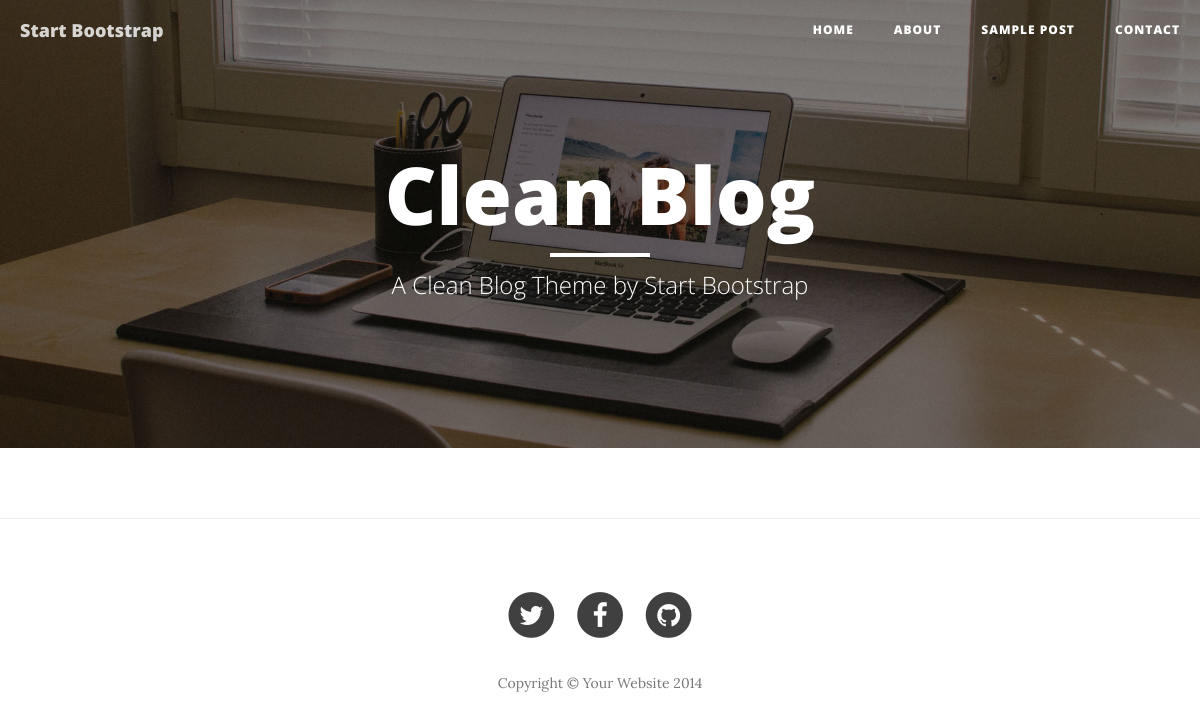
Before: / with the older database file.
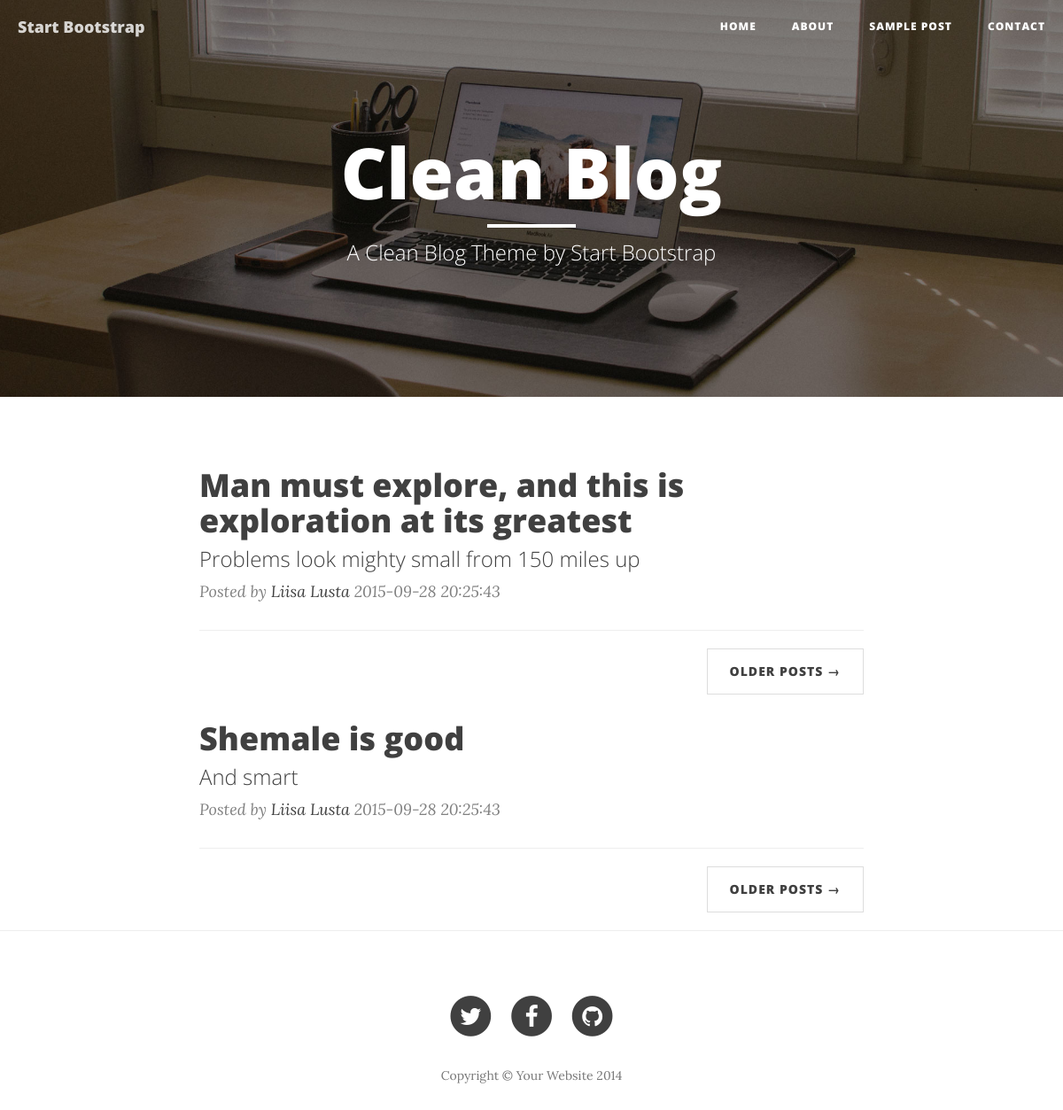
After: the same page with the newer database file.
### tables this page shows
CREATE TABLE IF NOT EXISTS `posts` (
  `post_id`     INT(10) UNSIGNED NOT NULL,
  `title`       VARCHAR(80)      NOT NULL,
  `description` VARCHAR(120)     NOT NULL,
  `author_id`   INT(10) UNSIGNED NOT NULL,
  `date`        DATETIME         NOT NULL DEFAULT CURRENT_TIMESTAMP,
  `content`     TEXT             NOT NULL
);

CREATE TABLE IF NOT EXISTS `authors` (
  `author_id` INT(10) UNSIGNED NOT NULL,
  `name`      VARCHAR(30)      NOT NULL
);

### index.php (the view, shortened to what this page needs)
<?php
require 'database.php';
$q = mysqli_query($db, "SELECT * FROM posts NATURAL JOIN authors");
$posts = Array();
while ($row = mysqli_fetch_assoc($q)) {
    $posts[] = $row;
}
?>
<!DOCTYPE html>
<html lang="en">
<head>
    <link href="css/bootstrap.min.css" rel="stylesheet">
    <link href="css/clean-blog.min.css" rel="stylesheet">
    <link href="http://maxcdn.bootstrapcdn.com/font-awesome/4.1.0/css/font-awesome.min.css" rel="stylesheet"
          type="text/css">
</head>
<body>
<nav class="navbar navbar-default navbar-custom navbar-fixed-top">
    <div class="container-fluid">
        <div class="navbar-header page-scroll">
            <a class="navbar-brand" href="index.html">Start Bootstrap</a>
        </div>
        <div class="collapse navbar-collapse" id="bs-example-navbar-collapse-1">
            <ul class="nav navbar-nav navbar-right">
                <li>
                    <a href="index.html">Home</a>
                </li>
                <li>
                    <a href="about.html">About</a>
                </li>
                <li>
                    <a href="post.html">Sample Post</a>
                </li>
                <li>
                    <a href="contact.html">Contact</a>
                </li>
            </ul>
        </div>
    </div>
</nav>
<header class="intro-header" style="background-image: url('img/home-bg.jpg')">
    <div class="container">
        <div class="row">
            <div class="col-lg-8 col-lg-offset-2 col-md-10 col-md-offset-1">
                <div class="site-heading">
                    <h1>Clean Blog</h1>
                    <hr class="small">
                    <span class="subheading">A Clean Blog Theme by Start Bootstrap</span>
                </div>
            </div>
        </div>
    </div>
</header>
<div class="container">
    <? foreach ($posts as $post): ?>
    <div class="row">
        <div class="col-lg-8 col-lg-offset-2 col-md-10 col-md-offset-1">
            <div class="post-preview">
                <a href="post.html">
                    <h2 class="post-title">
                        <?php echo $post['title'] ?>
                    </h2>
                    <h3 class="post-subtitle">
                        <?php echo $post['description'] ?>
                    </h3>
                </a>
                <p class="post-meta">Posted by <a
                        href="#"><?php echo $post['name'] ?></a> <?php echo $post['date'] ?></p>
            </div>
            <hr>
            <ul class="pager">
                <li class="next">
                    <a href="#">Older Posts &rarr;</a>
                </li>
            </ul>
        </div>
    </div>
    <? endforeach; ?>
</div>
<hr>
<footer>
    <div class="container">
        <div class="row">
            <div class="col-lg-8 col-lg-offset-2 col-md-10 col-md-offset-1">
                <ul class="list-inline text-center">
                    <li>
                        <a href="#">
                                <span class="fa-stack fa-lg">
                                    <i class="fa fa-circle fa-stack-2x"></i>
                                    <i class="fa fa-twitter fa-stack-1x fa-inverse"></i>
                                </span>
                        </a>
                    </li>
                    <li>
                        <a href="#">
                                <span class="fa-stack fa-lg">
                                    <i class="fa fa-circle fa-stack-2x"></i>
                                    <i class="fa fa-facebook fa-stack-1x fa-inverse"></i>
                                </span>
                        </a>
                    </li>
                    <li>
                        <a href="#">
                                <span class="fa-stack fa-lg">
                                    <i class="fa fa-circle fa-stack-2x"></i>
                                    <i class="fa fa-github fa-stack-1x fa-inverse"></i>
                                </span>
                        </a>
                    </li>
                </ul>
                <p class="copyright text-muted">Copyright &copy; Your Website 2014</p>
            </div>
        </div>
    </div>
</footer>
</body>
</html>

Changed rows visible on the page:
added posts: title "Man must explore, and this is exploration at its greatest", description "Problems look mighty small from 150 miles up", author.name "Liisa Lusta", date "2015-09-28 20:25:43"
added posts: title "Shemale is good", description "And smart", author.name "Liisa Lusta", date "2015-09-28 20:25:43"
